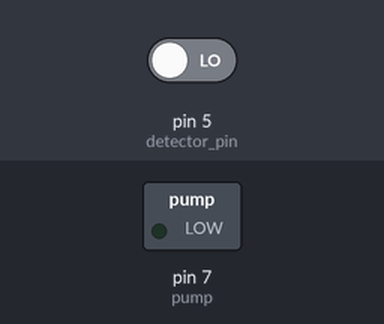
Bench run of a sketch on a simulated Arduino Uno, built with avr-gcc and run on an emulated ATmega328P. Shown: switched loads named in the sketch (green lamp = pin HIGH). The test bench sets the inputs (shaded band); at power-on: pin 5 (detector_pin) LOW. Pins used as bus, display or sensor lines are not drawn.

Above: at 8.8 s.
8.9 s: pin 5 (detector_pin) driven HIGH
At 16.4 s:
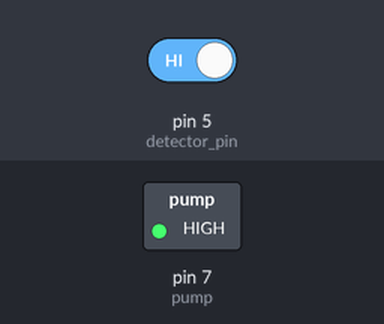
16.7 s: pin 5 (detector_pin) driven LOW
At 17.6 s:
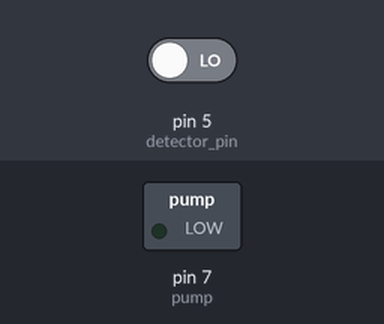
Timing chart, 0 to 19.7 s (numbered marks = the images above; inputs shaded):
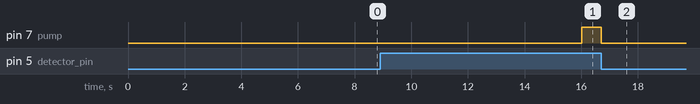

Measured:
- after the input at 8.9 s, pin 7 (pump): LOW → HIGH after 7.1 s
- after the input at 16.7 s, pin 7 (pump): HIGH → LOW at once

The sketch:

The_project.ino
```cpp
#include <LowPower.h>

#define detector_pin 5
#define detector_power 6
#define pump 7

void setup() {
  pinMode(detector_power, OUTPUT);
  pinMode(pump, OUTPUT);
}

int period = 1;
void loop() {
  digitalWrite(detector_power, HIGH);
  delay(5);
  if(digitalRead(detector_pin)) {
    digitalWrite(pump, HIGH);
    while(digitalRead(detector_pin)) { }
    digitalWrite(pump, LOW);
    delay(3000);
  }
  if(digitalRead(detector_pin)) {
    digitalWrite(pump, HIGH);
    while(digitalRead(detector_pin)) { }
    digitalWrite(pump, LOW);
  }
  digitalWrite(detector_power, LOW);
  for(int i = 0; i < period; i++) {
    LowPower.powerDown(SLEEP_8S, ADC_OFF, BOD_OFF);
  }
}
```
